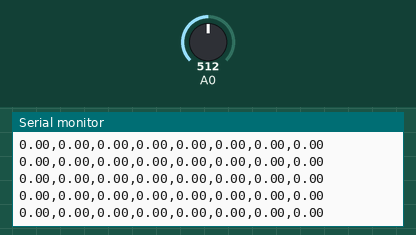
The sketch below on a simulated Arduino Uno, built with avr-gcc and run on an emulated ATmega328P. Shown: the last lines printed to the serial monitor. The test bench sets the inputs (shaded band); at power-on: A0 = 512.

Above: at 1.2 s.
1.3 s: A0 set to 716
At 1.39 s:
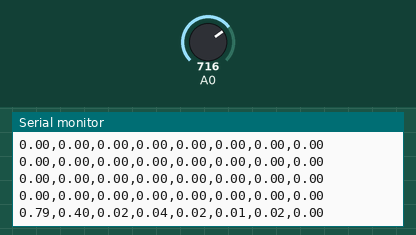
2.8 s: A0 set to 900
At 2.8 s:
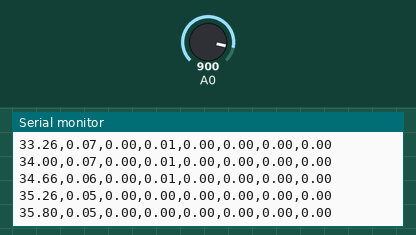
Timing chart, 0 to 5.8 s (numbered marks = the images above; inputs shaded):
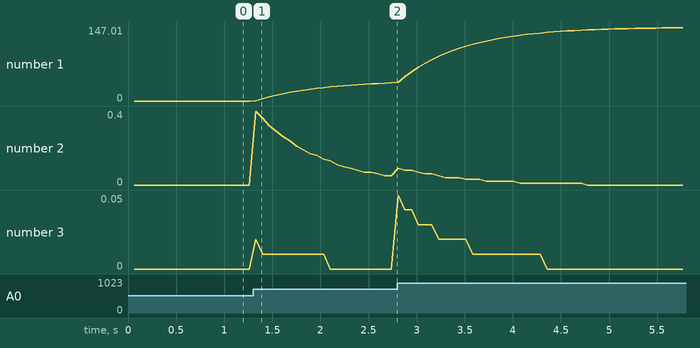

Measured:
- after the input at 1.3 s, the serial monitor: prints a new line at once (image 1)
- plotted number 1: 0 → 35.8 after the input at 1.3 s, 35.8 → 147.01 after the input at 2.8 s
- plotted number 2: 0 → 0.05 after the input at 1.3 s

The sketch:

AnalogReadFFTSerial.ino
```cpp
#define SIN_2PI_16 0.38268343236508978
#define SIN_4PI_16 0.707106781186547460
#define SIN_6PI_16 0.923879532511286740
#define C_P_S_2PI_16 1.30656296487637660
#define C_M_S_2PI_16 0.54119610014619690
#define C_P_S_6PI_16 1.3065629648763766
#define C_M_S_6PI_16 -0.54119610014619690

/* INPUT: float input[16], float output[16] */
/* OUTPUT: none */
/* EFFECTS:  Places the 16 point fft of input in output in a strange */
/* order using 10 real multiplies and 79 real adds. */
/* Re{F[0]}= out0 */
/* Im{F[0]}= 0 */
/* Re{F[1]}= out8 */
/* Im{F[1]}= out12 */
/* Re{F[2]}= out4 */
/* Im{F[2]}= -out6 */
/* Re{F[3]}= out11 */
/* Im{F[3]}= -out15 */
/* Re{F[4]}= out2 */
/* Im{F[4]}= -out3 */
/* Re{F[5]}= out10 */
/* Im{F[5]}= out14 */
/* Re{F[6]}= out5 */
/* Im{F[6]}= -out7 */
/* Re{F[7]}= out9 */
/* Im{F[7]}= -out13 */
/* Re{F[8]}= out1 */
/* Im{F[8]}=0 */
/* F[9] through F[15] can be found by using the formula */
/* Re{F[n]}=Re{F[(16-n)mod16]} and Im{F[n]}= -Im{F[(16-n)mod16]} */

/* Note using temporary variables to store intermediate computations */
/* in the butterflies might speed things up.  When the current version */
/* needs to compute a=a+b, and b=a-b, I do a=a+b followed by b=a-b-b.  */
/* So practically everything is done in place, but the number of adds */
/* can be reduced by doinc c=a+b followed by b=a-b. */

/* The algorithm behind this program is to find F[2k] and F[4k+1] */
/* seperately.  To find F[2k] we take the 8 point Real FFT of x[n]+x[n+8] */
/* for n from 0 to 7.  To find F[4k+1] we take the 4 point Complex FFT of */
/* exp(-2*pi*j*n/16)*{x[n] - x[n+8] + j(x[n+12]-x[n+4])} for n from 0 to 3.*/

void R16SRFFT(float input[16],float output[16] ) {
  float temp, out0, out1, out2, out3, out4, out5, out6, out7, out8;
  float out9,out10,out11,out12,out13,out14,out15;

  out0=input[0]+input[8]; /* output[0 through 7] is the data that we */
  out1=input[1]+input[9]; /* take the 8 point real FFT of. */
  out2=input[2]+input[10];
  out3=input[3]+input[11];
  out4=input[4]+input[12];
  out5=input[5]+input[13];
  out6=input[6]+input[14];
  out7=input[7]+input[15];


  out8=input[0]-input[8];   /* inputs 8,9,10,11 are */
  out9=input[1]-input[9];   /* the Real part of the */
  out10=input[2]-input[10]; /* 4 point Complex FFT inputs.*/
  out11=input[3]-input[11];
  out12=input[12]-input[4]; /* outputs 12,13,14,15 are */
  out13=input[13]-input[5]; /* the Imaginary pars of  */
  out14=input[14]-input[6]; /* the 4 point Complex FFT inputs.*/
  out15=input[15]-input[7];

  /*First we do the "twiddle factor" multiplies for the 4 point CFFT */
  /*Note that we use the following handy trick for doing a complex */
  /*multiply:  (e+jf)=(a+jb)*(c+jd) */
  /*   e=(a-b)*d + a*(c-d)   and    f=(a-b)*d + b*(c+d)  */

  /* C_M_S_2PI/16=cos(2pi/16)-sin(2pi/16) when replaced by macroexpansion */
  /* C_P_S_2PI/16=cos(2pi/16)+sin(2pi/16) when replaced by macroexpansion */
  /* (SIN_2PI_16)=sin(2pi/16) when replaced by macroexpansion */
  temp=(out13-out9)*(SIN_2PI_16);
  out9=out9*(C_P_S_2PI_16)+temp;
  out13=out13*(C_M_S_2PI_16)+temp;

  out14*=(SIN_4PI_16);
  out10*=(SIN_4PI_16);
  out14=out14-out10;
  out10=out14+out10+out10;

  temp=(out15-out11)*(SIN_6PI_16);
  out11=out11*(C_P_S_6PI_16)+temp;
  out15=out15*(C_M_S_6PI_16)+temp;

  /* The following are the first set of two point butterfiles */
  /* for the 4 point CFFT */

  out8+=out10;
  out10=out8-out10-out10;

  out12+=out14;
  out14=out12-out14-out14;

  out9+=out11;
  out11=out9-out11-out11;

  out13+=out15;
  out15=out13-out15-out15;

  /*The followin are the final set of two point butterflies */
  output[1]=out8+out9;
  output[7]=out8-out9;

  output[9]=out12+out13;
  output[15]=out13-out12;

  output[5]=out10+out15;        /* implicit multiplies by */
  output[13]=out14-out11;        /* a twiddle factor of -j */
  output[3]=out10-out15;  /* implicit multiplies by */
  output[11]=-out14-out11;  /* a twiddle factor of -j */


  /* What follows is the 8-point FFT of points output[0-7] */
  /* This 8-point FFT is basically a Decimation in Frequency FFT */
  /* where we take advantage of the fact that the initial data is real*/

  /* First set of 2-point butterflies */

  out0=out0+out4;
  out4=out0-out4-out4;
  out1=out1+out5;
  out5=out1-out5-out5;
  out2+=out6;
  out6=out2-out6-out6;
  out3+=out7;
  out7=out3-out7-out7;

  /* Computations to find X[0], X[4], X[6] */

  output[0]=out0+out2;
  output[4]=out0-out2;
  out1+=out3;
  output[12]=out3+out3-out1;

  output[0]+=out1;  /* Real Part of X[0] */
  output[8]=output[0]-out1-out1; /*Real Part of X[4] */
  /* out2 = Real Part of X[6] */
  /* out3 = Imag Part of X[6] */

  /* Computations to find X[5], X[7] */

  out5*=SIN_4PI_16;
  out7*=SIN_4PI_16;
  out5=out5-out7;
  out7=out5+out7+out7;

  output[14]=out6-out7; /* Imag Part of X[5] */
  output[2]=out5+out4; /* Real Part of X[7] */
  output[6]=out4-out5; /*Real Part of X[5] */
  output[10]=-out7-out6; /* Imag Part of X[7] */

}


#define BUF_LEN  16
#define OUT_LEN  BUF_LEN/2

const float alpha = 0.1;
float input_buffer[BUF_LEN];
float output_buffer[OUT_LEN];
float mid_buffer[BUF_LEN];
float square_buffer[OUT_LEN];
int n;


void setup() {
  n = 0;
  Serial.begin(57600);
}

void loop() {

  input_buffer[n++] = analogRead(A0);

  if (n >= BUF_LEN)
  {
    n = 0;
    int j;
    for (j = 0; j < BUF_LEN; j++)
    {
      input_buffer[j] /= 512;
      input_buffer[j] -= 1;
    }

    R16SRFFT(input_buffer, mid_buffer);

    for (j = 0; j < OUT_LEN; j++)
    {
      square_buffer[j] = mid_buffer[j]*mid_buffer[j] + mid_buffer[j+OUT_LEN]*mid_buffer[j+OUT_LEN];
      output_buffer[j] = (1 - alpha)*output_buffer[j] + alpha*square_buffer[j];
    }

    for (j = 0; j < OUT_LEN - 1; j++)
    {
      Serial.print(output_buffer[j]);
      Serial.print(",");
    }
    Serial.println(output_buffer[j]);

  }

  delay(4);
}
```

fft.c
```cpp
#define SIN_2PI_16 0.38268343236508978
#define SIN_4PI_16 0.707106781186547460
#define SIN_6PI_16 0.923879532511286740
#define C_P_S_2PI_16 1.30656296487637660
#define C_M_S_2PI_16 0.54119610014619690
#define C_P_S_6PI_16 1.3065629648763766
#define C_M_S_6PI_16 -0.54119610014619690

/* INPUT: float input[16], float output[16] */
/* OUTPUT: none */
/* EFFECTS:  Places the 16 point fft of input in output in a strange */
/* order using 10 real multiplies and 79 real adds. */
/* Re{F[0]}= out0 */
/* Im{F[0]}= 0 */
/* Re{F[1]}= out8 */
/* Im{F[1]}= out12 */
/* Re{F[2]}= out4 */
/* Im{F[2]}= -out6 */
/* Re{F[3]}= out11 */
/* Im{F[3]}= -out15 */
/* Re{F[4]}= out2 */
/* Im{F[4]}= -out3 */
/* Re{F[5]}= out10 */
/* Im{F[5]}= out14 */
/* Re{F[6]}= out5 */
/* Im{F[6]}= -out7 */
/* Re{F[7]}= out9 */
/* Im{F[7]}= -out13 */
/* Re{F[8]}= out1 */
/* Im{F[8]}=0 */
/* F[9] through F[15] can be found by using the formula */
/* Re{F[n]}=Re{F[(16-n)mod16]} and Im{F[n]}= -Im{F[(16-n)mod16]} */

/* Note using temporary variables to store intermediate computations */
/* in the butterflies might speed things up.  When the current version */
/* needs to compute a=a+b, and b=a-b, I do a=a+b followed by b=a-b-b.  */
/* So practically everything is done in place, but the number of adds */
/* can be reduced by doinc c=a+b followed by b=a-b. */

/* The algorithm behind this program is to find F[2k] and F[4k+1] */
/* seperately.  To find F[2k] we take the 8 point Real FFT of x[n]+x[n+8] */
/* for n from 0 to 7.  To find F[4k+1] we take the 4 point Complex FFT of */
/* exp(-2*pi*j*n/16)*{x[n] - x[n+8] + j(x[n+12]-x[n+4])} for n from 0 to 3.*/

void R16SRFFT(float input[16],float output[16] ) {
  float temp, out0, out1, out2, out3, out4, out5, out6, out7, out8;
  float out9,out10,out11,out12,out13,out14,out15;

  out0=input[0]+input[8]; /* output[0 through 7] is the data that we */
  out1=input[1]+input[9]; /* take the 8 point real FFT of. */
  out2=input[2]+input[10];
  out3=input[3]+input[11];
  out4=input[4]+input[12];
  out5=input[5]+input[13];
  out6=input[6]+input[14];
  out7=input[7]+input[15];


  out8=input[0]-input[8];   /* inputs 8,9,10,11 are */
  out9=input[1]-input[9];   /* the Real part of the */
  out10=input[2]-input[10]; /* 4 point Complex FFT inputs.*/
  out11=input[3]-input[11];
  out12=input[12]-input[4]; /* outputs 12,13,14,15 are */
  out13=input[13]-input[5]; /* the Imaginary pars of  */
  out14=input[14]-input[6]; /* the 4 point Complex FFT inputs.*/
  out15=input[15]-input[7];

  /*First we do the "twiddle factor" multiplies for the 4 point CFFT */
  /*Note that we use the following handy trick for doing a complex */
  /*multiply:  (e+jf)=(a+jb)*(c+jd) */
  /*   e=(a-b)*d + a*(c-d)   and    f=(a-b)*d + b*(c+d)  */

  /* C_M_S_2PI/16=cos(2pi/16)-sin(2pi/16) when replaced by macroexpansion */
  /* C_P_S_2PI/16=cos(2pi/16)+sin(2pi/16) when replaced by macroexpansion */
  /* (SIN_2PI_16)=sin(2pi/16) when replaced by macroexpansion */
  temp=(out13-out9)*(SIN_2PI_16);
  out9=out9*(C_P_S_2PI_16)+temp;
  out13=out13*(C_M_S_2PI_16)+temp;

  out14*=(SIN_4PI_16);
  out10*=(SIN_4PI_16);
  out14=out14-out10;
  out10=out14+out10+out10;

  temp=(out15-out11)*(SIN_6PI_16);
  out11=out11*(C_P_S_6PI_16)+temp;
  out15=out15*(C_M_S_6PI_16)+temp;

  /* The following are the first set of two point butterfiles */
  /* for the 4 point CFFT */

  out8+=out10;
  out10=out8-out10-out10;

  out12+=out14;
  out14=out12-out14-out14;

  out9+=out11;
  out11=out9-out11-out11;

  out13+=out15;
  out15=out13-out15-out15;

  /*The followin are the final set of two point butterflies */
  output[1]=out8+out9;
  output[7]=out8-out9;

  output[9]=out12+out13;
  output[15]=out13-out12;

  output[5]=out10+out15;        /* implicit multiplies by */
  output[13]=out14-out11;        /* a twiddle factor of -j */
  output[3]=out10-out15;  /* implicit multiplies by */
  output[11]=-out14-out11;  /* a twiddle factor of -j */


  /* What follows is the 8-point FFT of points output[0-7] */
  /* This 8-point FFT is basically a Decimation in Frequency FFT */
  /* where we take advantage of the fact that the initial data is real*/

  /* First set of 2-point butterflies */

  out0=out0+out4;
  out4=out0-out4-out4;
  out1=out1+out5;
  out5=out1-out5-out5;
  out2+=out6;
  out6=out2-out6-out6;
  out3+=out7;
  out7=out3-out7-out7;

  /* Computations to find X[0], X[4], X[6] */

  output[0]=out0+out2;
  output[4]=out0-out2;
  out1+=out3;
  output[12]=out3+out3-out1;

  output[0]+=out1;  /* Real Part of X[0] */
  output[8]=output[0]-out1-out1; /*Real Part of X[4] */
  /* out2 = Real Part of X[6] */
  /* out3 = Imag Part of X[6] */

  /* Computations to find X[5], X[7] */

  out5*=SIN_4PI_16;
  out7*=SIN_4PI_16;
  out5=out5-out7;
  out7=out5+out7+out7;

  output[14]=out6-out7; /* Imag Part of X[5] */
  output[2]=out5+out4; /* Real Part of X[7] */
  output[6]=out4-out5; /*Real Part of X[5] */
  output[10]=-out7-out6; /* Imag Part of X[7] */

}
```
